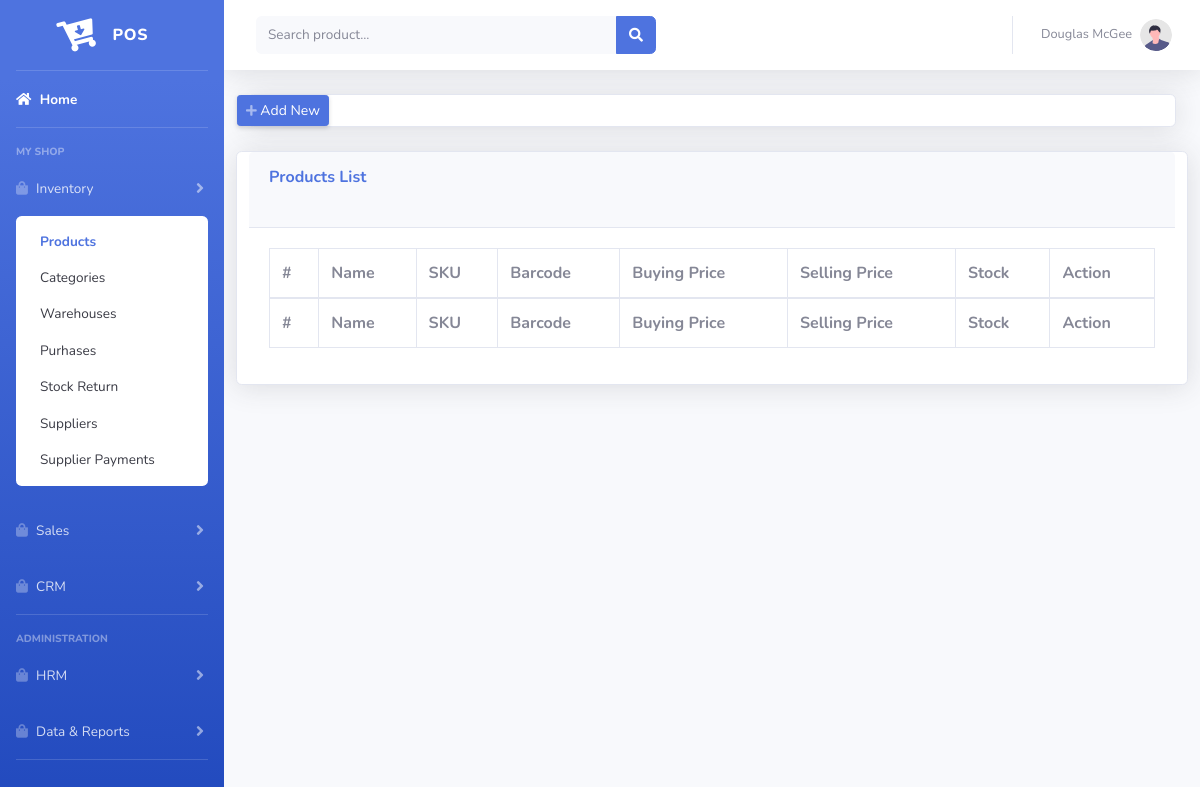
Page /inventory/listproducts on the earlier database version.
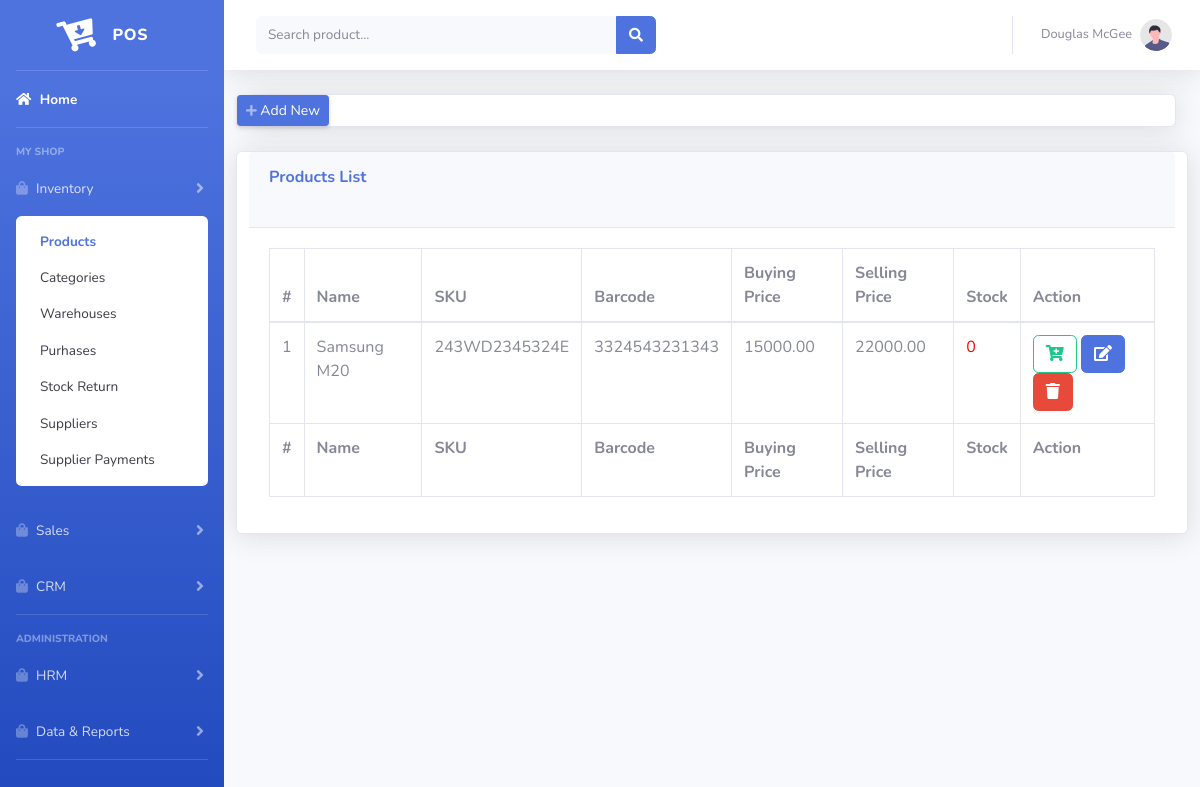
Same page on the later database version.
### tables this page shows
CREATE TABLE `products` (
  `id` int(11) NOT NULL,
  `name` varchar(60) NOT NULL,
  `sku` varchar(60) NOT NULL,
  `barcode` varchar(60) NOT NULL,
  `buying_price` decimal(10,2) NOT NULL,
  `selling_price` decimal(10,2) NOT NULL,
  `branch_id` int(11) NOT NULL,
  `cat_id` int(11) NOT NULL,
  `created_at` timestamp NOT NULL DEFAULT CURRENT_TIMESTAMP,
  `updated_at` timestamp NOT NULL DEFAULT CURRENT_TIMESTAMP ON UPDATE CURRENT_TIMESTAMP
);

### app/views/layout/template.php (called while the page is built, shortened)
<?php
$this->load->view('layout/header');
$this->load->view('layout/sidebar');
$this->load->view('layout/topmenu');
$this->load->view($page_content);

### app/controllers/Inventory.php (called while the page is built, shortened)
<?php
class Inventory extends BASE_Controller {
	public function __construct()
	{
		$this->load->model('inventory_model');
	}
	public function listproducts()
	{
        $this->form_validation->set_rules('name', 'Name', 'required');
        $this->form_validation->set_rules('buying_price', 'Buying price', 'required');
        $this->form_validation->set_rules('selling_price', 'Selling price', 'required');
        $this->form_validation->set_rules('barcode', 'Barcode', 'required|is_unique[products.barcode]');
        $this->form_validation->set_rules('branch_id', 'Branch', 'required');
        $this->form_validation->set_rules('cat_id', 'Category', 'required');
        if ($this->form_validation->run() == FALSE)
        {
            $this->data['suppliers'] = $this->inventory_model->fetchsuppliers();
            $this->data['warehouses'] = $this->inventory_model->fetchwarehouses();
            $this->data['products'] = $this->inventory_model->fetchproducts();
            $this->data['categories'] = $this->inventory_model->fetchcategories();
            $this->data['dtable'] = "present";
            $this->data['menu'] = "inventory";
            $this->data['menuitem'] = "products";
            $this->data['pg_title'] = "Products";
            $this->data['page_content'] = 'inventory/listproducts';
            $this->load->view('layout/template', $this->data);
        }
	}
}

### index.php (called while the page is built, shortened)
<?php
require_once BASEPATH . 'core/CodeIgniter.php';

### app/models/Inventory_model.php (called while the page is built, shortened)
<?php
class Inventory_model extends CI_Model
{
    public $_tableCategories = "product_categories";
    public $_tableProducts = "products";
    public $_tableProductAdjustments = "product_adjustments";
    public $_tableSuppliers = "suppliers";
    function branchid()
    {
        return 2;
        return $this->aauth->user()['branch_id'];
    }
    public function fetchcategories()
    {
        $this->db->where('branch_id',$this->branchid());
        $query = $this->db->get($this->_tableCategories);
        return $query->result_array();
    }
    public function fetchproducts()
    {
        $this->db->where('branch_id',$this->branchid());
        $query = $this->db->get($this->_tableProducts);
        return $query->result_array();
    }
    public function getstock($id)
    {
        $this->db->where('product_id',$id);
        $this->db->where('effect','add');
        $this->db->select_sum('amount');
        $query = $this->db->get($this->_tableProductAdjustments);
        $added = $query->row_array()['amount'];
        $this->db->where('product_id',$id);
        $this->db->where('effect','reduce');
        $this->db->select_sum('amount');
        $query_2 = $this->db->get($this->_tableProductAdjustments);
        $reduced = $query_2->row_array()['amount'];
        $stock = ($added-$reduced);
        return $stock;
    }
    public function fetchsuppliers()
    {
        $this->db->where('branch_id',$this->branchid());
        $query = $this->db->get($this->_tableSuppliers);
        return $query->result_array();
    }
}

### app/views/inventory/listproducts.php (the view, shortened to what the changed rows need)
<div class="container-fluid">
    <div class="row">
        <div class="card shadow mb-4 col-sm-12">
            <div class="card-body">
                <div class="table-responsive">
                    <table class="table table-bordered datatable" width="100%" cellspacing="0">
                        <thead>
                        <tr>
                            <th>#</th>
                            <th>Name</th>
                            <th>SKU</th>
                            <th>Barcode</th>
                            <th>Buying Price</th>
                            <th>Selling Price</th>
                            <th>Stock</th>
                            <th>Action</th>
                        </tr>
                        </thead>
                        <tfoot>
                        <tr>
                            <th>#</th>
                            <th>Name</th>
                            <th>SKU</th>
                            <th>Barcode</th>
                            <th>Buying Price</th>
                            <th>Selling Price</th>
                            <th>Stock</th>
                            <th>Action</th>
                        </tr>
                        </tfoot>
                        <tbody>
                        <?php if(!empty($products)){
                            $i = 0;
                            foreach($products as $one) {
                                $i++;
                                $stock = $this->inventory_model->getstock($one['id']);
                                if ($stock < 5){
                                    $color = "red";
                                }
                                ?>
                                <tr>
                                    <td><?= $i; ?></td>
                                    <td><?php echo $one['name'];?></td>
                                    <td><?php echo $one['sku'];?></td>
                                    <td><?php echo $one['barcode'];?></td>
                                    <td><?php echo $one['buying_price'];?></td>
                                    <td><?php echo $one['selling_price'];?></td>
                                    <td style="color: <?= $color;?>"><?= $stock ; ?></td>
                                    <td>
                                        <button class="btn btn-outline-success add-stock" data-id = "<?php echo $one['id'];?>"><i class="fa fa-cart-plus"></i></button>
                                        <button class="btn btn-primary edit" data-id = "<?php echo $one['id'];?>"><i class="fa fa-edit"></i></button>
                                        <button class="btn btn-danger delete" data-id = "<?php echo $one['id'];?>"><i class="fa fa-trash"></i></button>
                                    </td>
                                </tr>
                            <?php   }
                        } ?>
                        </tbody>
                    </table>
                </div>
            </div>
        </div>
    </div>
</div>
</div>

Differences in the rows shown:
added products: name "Samsung M20", sku "243WD2345324E", barcode "3324543231343", buying_price "15000.00", selling_price "22000.00", stock "0"
